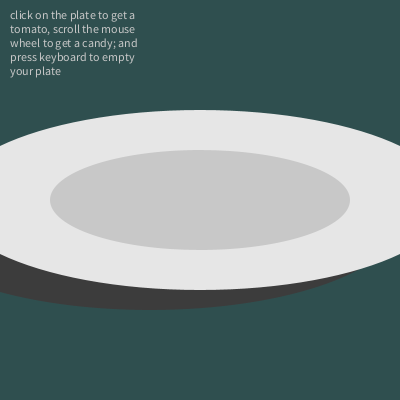
Frame 1 (no input)
Frame 60 (the mouse pressed at the canvas centre just before this capture): identical to frame 1, image omitted
Frame 120 (the mouse held since frame 60 and released just before this capture): identical to frame 1, image omitted

The Processing sketch that drew this single still picture (run headless with seeded random() and noise(); from frame 60 on, the mouse is pressed at the canvas centre):

// Processing sketch: processing_130403
// ── processing_130403.pde

//Copyright Mina Kim 2014
//minakim0128@gmail.com
//Homework 4

//if you click on the plate, you will get tomato, 
//and if press keyboard it will empty your plate.
// Also, scroll your mouse wheel to get colorful candy.

void setup ()
{
  size (400,400);
  background (47,79,79);
  noStroke ();
  fill (60);
  ellipse (150,220,500,180);
  fill (230);
  ellipse (200,200,500,180);
  fill (200);
  ellipse (200,200,300,100);
 
 String s = "click on the plate to get a tomato, scroll the mouse wheel to get a candy; and press keyboard to empty your plate";
  noFill();
  text(s, 10, 10, 130, 130);
 }





void draw ()
{
  noFill ();
} 

//get tomato on your plate

void mousePressed ()
{
  fill(200,0,0);
  noStroke ();
  ellipse (mouseX,mouseY,50,50);
  fill(0,200,0);
  ellipse (mouseX-10,mouseY-15,20,5);
  ellipse (mouseX-10,mouseY-15,5,20);
}


// empty your plate by pressing keyboard

void keyPressed ()
{
  fill (random(255),random(255),random(255));
  noStroke ();
  rect (0,0,800,800);
  fill (60);
  ellipse (150,220,500,180);
  fill (230);
  ellipse (200,200,500,180);
  fill (200);
  ellipse (200,200,300,100);
  String s = "click on the plate to get tomato, and press keyboard to empty your plate";
  noFill();
  text(s, 10, 10, 130, 100);
  
}



void mouseWheel(MouseEvent event) {
  println();
  fill(random(255),random(255),random(255));
  ellipse(mouseX, mouseY, 30,30);
  
}
